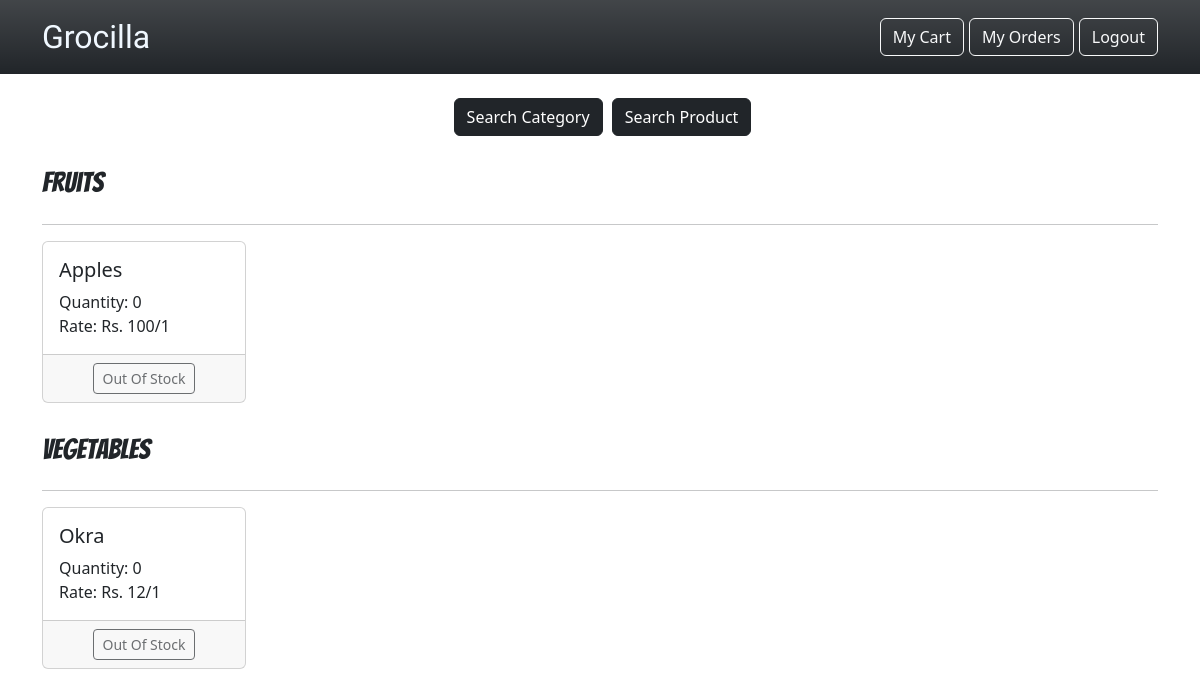
Before: / (signed in) with the older database file.
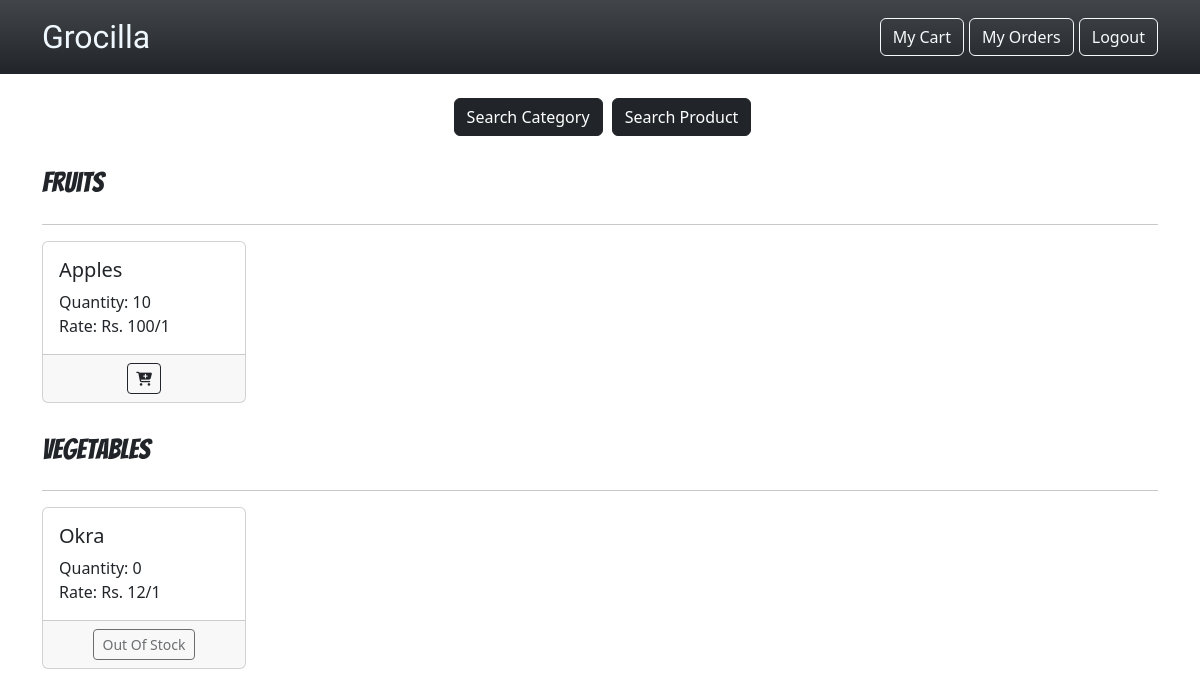
After: the same page with the newer database file.
### webapp/models.py (models this page shows)
class Product(db.Model):
    __tablename__ = "products"
    pid = db.Column(db.Integer, primary_key = True)
    pname = db.Column(db.String(50), unique=True)
    manf_date = db.Column(db.Date)
    exp_date = db.Column(db.Date)
    unit = db.Column(db.String(10))
    rateperunit = db.Column(db.Integer)
    quantity = db.Column(db.Integer)
    category_id = db.Column(db.Integer, db.ForeignKey("categories.cid", ondelete = "CASCADE"))
    bookings = db.relationship("Booking", backref = "product", cascade = "all, delete", passive_deletes = True)

### webapp/views.py (the view)
@views.route("/")
@user_required
@login_required
def user_dashboard():
    categories = Category.query.all()
    products = Product.query.all()
    return render_template("user_dashboard.html", user=current_user, categories = categories, products = products)

### webapp/views.py (called while the page is built)
def user_required(func):
    @wraps(func)
    def decorated_function(*args, **kwargs):
        if not current_user.is_authenticated:
            if current_user.role != 'user':
                flash('You need to be logged in as a user to access this page!', category='error')
                return redirect(url_for('auth.user_login'))
        return func(*args, **kwargs)
    return decorated_function

### webapp/templates/user_dashboard.html (shortened to what this page needs)
{% extends "user_base.html" %}
{% block body %}
<div class="text-center my-4" >
    <button class="btn btn-dark" style="margin-left: 5px" data-bs-toggle="modal" data-bs-target="#SearchCategoryModal">Search Category</button>
    <button class="btn btn-dark" style="margin-left: 5px" data-bs-toggle="modal" data-bs-target="#SearchProductModal">Search Product</button>
</div>
    {% for category in categories %}
    <div class="container mb-4">
        <div class="row">
            <h5 class="col-3" style="margin-top: 6px; font-family: 'Bangers';font-size: 28px;">{{ category["cname"] }}</h5>
        </div>
        <hr>
        <div class="row row-cols-2 row-cols-md-3 row-cols-lg-5  g-4">
            {% for product in category['products'] %}
            <div class="col">
                <div class="card h-100">
                <div class="card-body">
                    <h5 class="card-title">{{ product['pname'] }}</h5>
                    Quantity: {{ product['quantity'] }} <br>
                    Rate: Rs. {{ product['rateperunit'] }}/{{ product['unit'] }}
                </div>
                <div class="card-footer d-flex justify-content-center">
                    {% if product['quantity']>0 %}
                    <button class="btn btn-outline-dark btn-sm mx-2" type="button" data-bs-toggle="modal" data-bs-target="#{{ product['pid'] }}AddToCartModal"><i class="fa-solid fa-cart-plus"></i></button>
                    {% else %}
                    <button class="btn btn-outline-dark btn-sm mx-2 " type="button" disabled>Out Of Stock</button>
                    {% endif %}
                </div>
                </div>
            </div>
            {% endfor %}
        </div>
    </div>
    {% endfor %}
{% endblock body %}

Changed rows visible on the page:
changed Product "Apples": quantity "0" → "10"; no longer shows "Out Of Stock"
